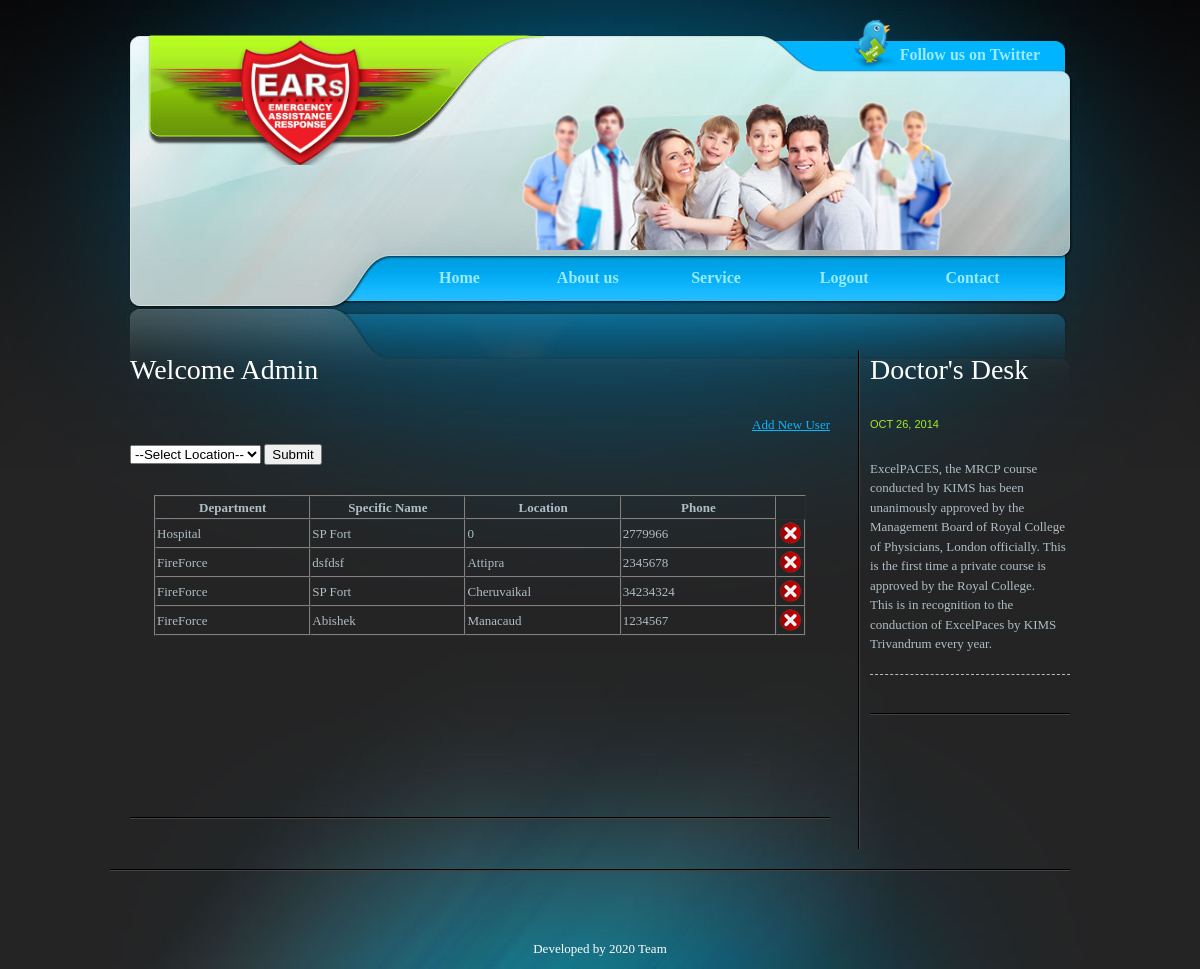
The page /Ambulance/viewuser.php?process=sucess on the database as committed earlier.
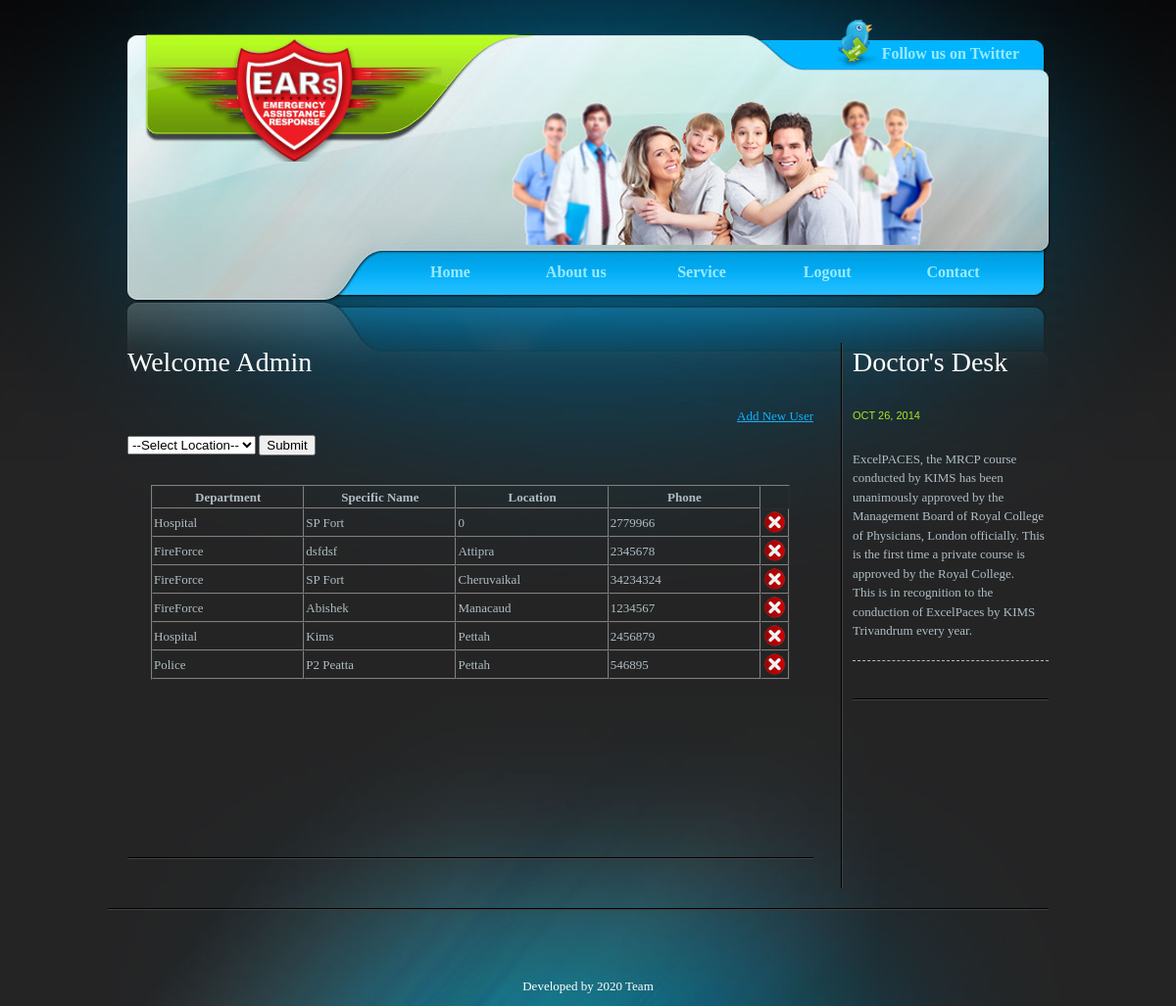
The same page on the database as committed later.
### tables this page shows
CREATE TABLE IF NOT EXISTS `users` (
`did` int(5) NOT NULL,
  `name` varchar(100) NOT NULL,
  `phone` bigint(12) NOT NULL,
  `location` varchar(100) NOT NULL,
  `department` varchar(50) NOT NULL,
  `status` int(2) NOT NULL
);

### Ambulance/viewuser.php (the view, shortened to what this page needs)
<!DOCTYPE html PUBLIC "-//W3C//DTD XHTML 1.0 Transitional//EN" "http://www.w3.org/TR/xhtml1/DTD/xhtml1-transitional.dtd">
<html xmlns="http://www.w3.org/1999/xhtml">
<head>
<link href="css/templatemo_style.css" rel="stylesheet" type="text/css" />
</head>
<body>
<div id="templatemo_main_wrapper">
<div id="templatemo_wrapper">
	<div id="templatemo_header">
		<div id="site_title">
            <a href="#" target="_parent"><img src="images/ears.png" width="301" /></a>
        </div>
        <div id="header_right">
        	<div id="twitter">
            	<a href="#">Follow us on Twitter</a>
            </div>
            <h1>&nbsp;</h1>
          <p>&nbsp;</p>
        </div>
    </div>
    <div id="templatemo_menu">
   	  <?php
				include('menu.php');
				?>
    </div>
    <div id="content_wrapper">
        <div id="content_left">
        	<div class="content_box">
				<h2>Welcome Admin</h2>
                                <p align="RIGHT"><a href="reg.php">Add New User</a></p>
                                <form id="form2" name="form2" method="get" action="viewuser.php">
                <select name="search" id="search">
<option value="0">--Select Location--</option>
</select>
                <input type="submit" name="button2" id="button2" value="Submit" />
              </form>
              <p>&nbsp;</p>
              <table width="652" border="1" align="center" cellspacing="0">
                  <tr>
                    <th align="left" width="24%"> <div align="center">Department</div></th>
                    <th width="24%" align="left"> <div align="center">Specific Name</div></th><th width="24%" align="left"> <div align="center">Location</div></th>
              <th width="24%" align="left"> <div align="center">Phone</div></th>
                  </tr>
                  <?php
			include('link.php');
			if(!isset($_GET['search']))
			{
            $a="select * from `users`";
			}
			else
			{
	$a="select * from `users` where `location`='".$_GET['search']."'";
				}
                            $ab=mysqli_query($con,$a);
                            while($abc=mysqli_fetch_array($ab))
							{
								echo "<tr>";
echo "<td>".$abc['department']."</td>
	  <td>".$abc['name']."</td>
	 <td>".$abc['location']."</td>
              <td>".$abc['phone']."</td>
	  <td align=right><div align=center><a href='docdel.php?id=".$abc['did']."'><img src='del.png'/></a></div></td>";
								echo "</tr>";
							}
                            ?>
                </table>
                <p>&nbsp;</p>
                <p>&nbsp;</p>
                <h2 align="justify">&nbsp;</h2>
              <p>&nbsp;</p>
            </div>
        </div>
        <?php
		include('side.php');
		?>
    </div>
    <div id="templatemo_footer">
    </div>
    <div id="templatemo_copyright">
         <?php
		include('footer.php');
		?>
    </div>
</div>
</div>
</body>
</html>

### Ambulance/menu.php
<ul>
            <li><a href="index.php">Home</a></li>
            <li><a href="#">About us</a></li>
            <li><a href="#">Service</a></li>
            <li><a href="logout.php">Logout</a></li>
            <li><a href="#">Contact</a></li>
        </ul>

### Ambulance/side.php (shortened to what this page needs)
<div id="content_right">
        	<div class="content_box">
				<h2>Doctor's Desk</h2>
                <ul id="news_box">
                	<li>
                    <span class="date">OCT 26, 2014</span>
                    <h6>&nbsp;</h6>
                  	<p>ExcelPACES, the MRCP course conducted by KIMS has been unanimously approved by the Management Board of Royal College of Physicians, London officially. This is the first time a private course is approved by the Royal College. This is in recognition to the conduction of ExcelPaces by KIMS Trivandrum every year.</p>
                	</li>
                </ul>
            </div>
        </div>

### Ambulance/footer.php
Developed by 2020 Team

### Ambulance/css/templatemo_style.css (style rules this page uses)
body { margin: 0px; padding: 0px; color: #afbec5; font-family: Georgia, "Times New Roman", Times, serif; font-size: 13px; line-height: 1.5em; background-color: #242424; background-image: url(../images/templatemo_body.jpg); background-repeat: repeat-x; background-position: top; }
a, a:link, a:visited { color: #0eb4fa; text-decoration: underline; }
p { margin: 0px; padding: 0; }
img { border: none; }
ul { margin: 0; padding: 0; }
ul li { margin: 0; padding: 0; }
h1, h2, h3, h4, h5, h6 { color: #fff; }
h1 { font-size: 40px; font-weight: normal; margin: 0 0 20px 0; padding: 5px 0; }
h2 { font-size: 28px; font-weight: normal; margin: 0 0 20px 0; padding: 10px 0 15px 0; }
h6 { font-size: 14px; margin: 0 0 5px 0; padding: 0; color: #fff; }
#templatemo_main_wrapper { background: url(../images/templatemo_footer.jpg) center bottom no-repeat; }
#templatemo_wrapper { width: 980px; margin: 0 auto; }
#templatemo_header { width: 940px; height: 250px; overflow: hidden; padding: 0 20px; background: url(../images/templatemo_header.jpg) no-repeat; }
#site_title { float: left; width: 250px; text-align: left; margin-top: 40px; margin-right: 0; margin-bottom: 0; margin-left: 20px; }
#site_title a { margin: 0px; padding: 0px; font-size: 36px; color: #252b2d; font-weight: bold; text-decoration: none; }
#header_right { float: right; width: 500px; padding: 20px 30px 0; height: 190px; }
#header_right h1 { color: #000; font-size: 28px; margin: 0 0 15px 0; font-weight: bold; text-align: right; }
#header_right p { color: #000; text-align: right; font-size: 18px; margin-bottom: 15px; }
#header_right a { font-size: 14px; font-weight: bold; text-decoration: none; color: #000; }
#twitter a { display: block; float: right; padding: 25px 0 0 50px; color: #99eafc; height: 25px; font-size: 16px; margin-bottom: 35px; background: url(../images/twitter.png) no-repeat left; }
#templatemo_menu { clear: both; width: 940px; height: 80px; padding: 0 20px; background: url(../images/templatemo_menu.jpg) no-repeat; }
#templatemo_menu ul { float: right; margin: 0; padding: 6px 35px; list-style: none; display: inline-block; }
#templatemo_menu ul li { padding: 0; margin: 0; display: inline-block; }
#templatemo_menu ul li a { float: left; display: block; font-size: 16px; width: 125px; height: 33px; padding-top: 12px; color: #99eafc; text-decoration: none; font-weight: bold; text-align: center; outline: none; }
#content_wrapper { clear: both; width: 940px; padding: 20px; background: url(../images/templatemo_content_top.jpg) no-repeat top center; }
#content_wrapper p { margin-bottom: 10px; }
#content_left { float: left; width: 700px; padding-right: 30px; background: url(../images/templatemo_vertical_divider.jpg) repeat-y right; }
#content_right { float: right; width: 200px; }
.content_box { padding-bottom: 30px; margin-bottom: 30px; background: url(../images/templatemo_hr_divider.jpg) bottom repeat-x; }
#news_box { margin: 0; padding: 0; list-style: none; }
#news_box li { margin-bottom: 10px; padding-bottom: 10px; border-bottom: 1px dashed #afbec5; }
#news_box li .date { color: #a9e724; font-family: Arial, Helvetica, sans-serif; font-size: 11px; }
#news_box h6 { color: #0eb4fa; font-weight: bold; }
#templatemo_footer { clear: both; width: 900px; padding: 40px 30px 20px; color: #ccc; background: url(../images/templatemo_hr_divider.jpg) repeat-x top; }
#templatemo_copyright { clear: both; width: 940px; padding: 10px 20px; text-align: center; color: #fff; }

Rows that differ between the two databases and show on the page:
added users: department "Hospital", name "Kims", location "Pettah", phone "2456879"
added users: department "Police", name "P2 Peatta", location "Pettah", phone "546895"
